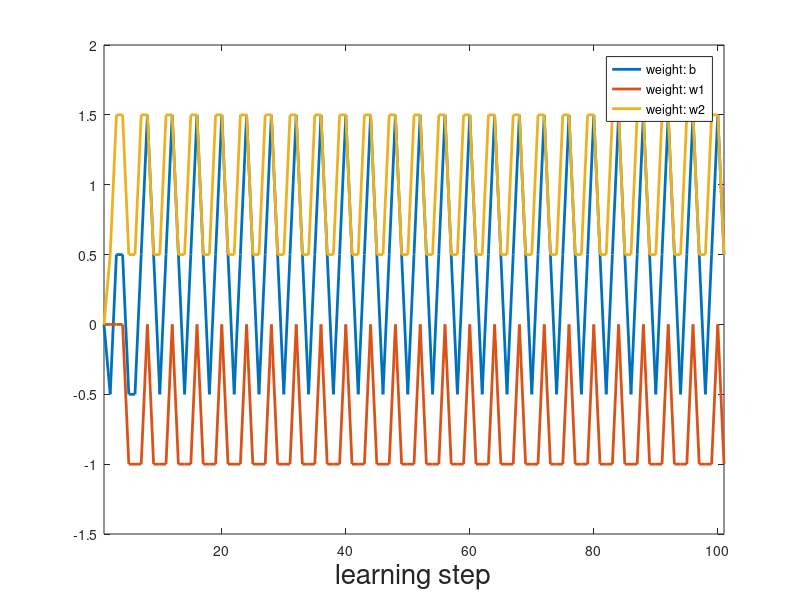

Write MATLAB code to recreate this figure.
close all;
clear;

d = [0,1,1,0];
x = [1, 0, 0; 1, 0, 1; 1, 1, 0; 1, 1, 1];
% d = [1, 0];
% x = [1, 0; 1, 1];
w = [0.5;0;0.5];
% w = [0.2;0];
eta = 1;
s = 1;
length = length(d);
step = 1;
weight(1, :) = w;
while s
    if step > 100
        break;
    end
    s = 0;
    for i=1: length
        y = x(i, :)*w;
        if y <= 0
            y = 0;
        else
            y = 1;
        end
        e = d(i) - y;
        if e ~= 0
            w = w + eta*e*x(i, :)';
            s = 1;
        end
        step = step + 1;
        weights(step, :) = w;
    end
end

plot(1:step, weights(1:step, 1), 'LineWidth', 2);
hold on;
ylim([-1.5 2]);
xlim([1 step]);
plot(1:step, weights(1:step, 2), 'LineWidth', 2);
hold on;
plot(1:step, weights(1:step, 3), 'LineWidth', 2);
xlabel('learning step', 'FontSize', 20);
legend('weight: b', 'weight: w1', 'weight: w2');